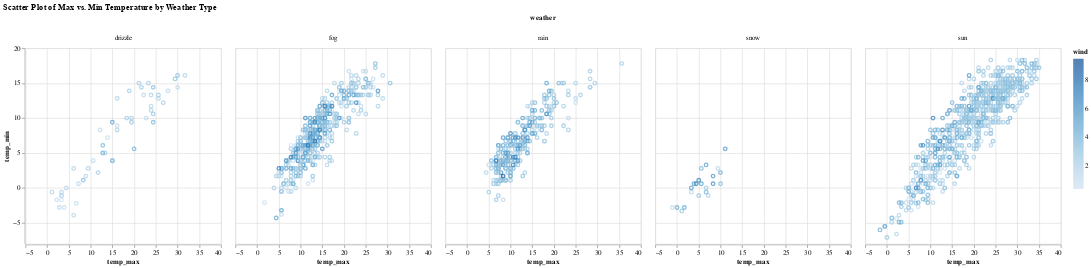

Source (notebook cell):
### Markdown cell above
##### Question 3 (10 points)

Create a facet figure in Altair with 2 row and 3 columns. For each panel in the facet figure, it shows a scatter plot between the max and min temperature for one type of weather. Use the wind speed to color the points. Also add interaction to show the max and min temperature and wind speed for each data point. Include necessary title and labels.

### Code cell
facet_chart = alt.Chart(weather).mark_point().encode(
    x='temp_max:Q',  
    y='temp_min:Q',  
    color='wind:Q',  
    tooltip=['temp_max', 'temp_min', 'wind']  
).facet(
    column='weather:N',  
    columns=3  
).properties(
    title='Scatter Plot of Max vs. Min Temperature by Weather Type' 
)

facet_chart.show()

### Figure 1 — Vega-Lite specification as saved in the notebook (floating-point values rounded to 4 significant figures; data arrays with more than 128 entries replaced by an {"elided": "..."} marker saying what was removed)
{"config": {"view": {"continuousWidth": 300, "continuousHeight": 300}}, "data": {"name": "data-6881b3c76720a51ecae2e2fb5659aff4"}, "facet": {"column": {"field": "weather", "type": "nominal"}}, "spec": {"mark": {"type": "point"}, "encoding": {"color": {"field": "wind", "type": "quantitative"}, "tooltip": [{"field": "temp_max", "type": "quantitative"}, {"field": "temp_min", "type": "quantitative"}, {"field": "wind", "type": "quantitative"}], "x": {"field": "temp_max", "type": "quantitative"}, "y": {"field": "temp_min", "type": "quantitative"}}}, "columns": 3, "title": "Scatter Plot of Max vs. Min Temperature by Weather Type", "$schema": "https://vega.github.io/schema/vega-lite/v5.20.1.json", "datasets": {"data-6881b3c76720a51ecae2e2fb5659aff4": {"elided": "1461 records"}}}
